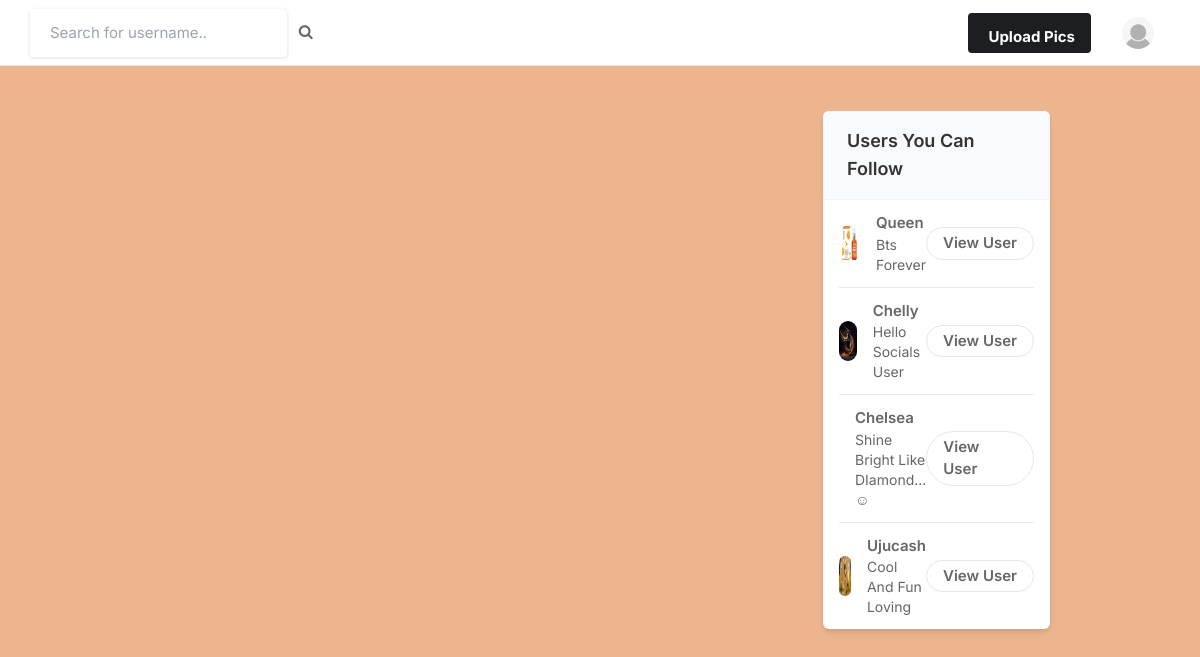
Screenshot of / (signed in) with the database file from the repository.
### apps/models.py (models this page shows, shortened)
class Profile(models.Model):
    user = models.ForeignKey(User, on_delete=models.CASCADE)
    id_user = models.IntegerField()
    bio = models.TextField(blank=True)
    profileimg = models.ImageField(upload_to='profile_images', default='default.png')
    location = models.CharField(max_length=100, blank=True)

### apps/views.py (the view)
# urls.py: path('', views.index, name='index'),
@login_required(login_url='signin')
def index(request):
  try:
    user_object = User.objects.get(username=request.user.username)
    user_profile = Profile.objects.get(user=user_object)
    user_following_list = []
    feed = []
    user_following = FollowersCount.objects.filter(follower=request.user.username)
    for users in user_following:
        user_following_list.append(users.user)
    for usernames in user_following_list:
        feed_lists = Post.objects.filter(user=usernames)
        feed.append(feed_lists)
    feed_list = list(chain(*feed))
    all_users = User.objects.all()
    user_following_all = []
    for user in user_following:
        user_list = User.objects.get(username=user.user)
        user_following_all.append(user_list)
    new_suggestions_list = [x for x in list(all_users) if (x not in list(user_following_all))]
    current_user = User.objects.filter(username=request.user.username)
    final_suggestions_list = [x for x in list(new_suggestions_list) if ( x not in list(current_user))]
    random.shuffle(final_suggestions_list)
    username_profile = []
    username_profile_list = []
    for users in final_suggestions_list:
        username_profile.append(users.id)
    for ids in username_profile:
        profile_lists = Profile.objects.filter(id_user=ids)
        username_profile_list.append(profile_lists)
    suggestions_username_profile_list = list(chain(*username_profile_list))
    return render(request, 'index.html', {'user_profile': user_profile, 'posts':feed_list, 'suggestions_username_profile_list': suggestions_username_profile_list[:4]})
  except:
   Profile.DoesNotExist

### templates/index.html (shortened to what this page needs)
{% load static %}
<!DOCTYPE html>
<html lang="en">
<head>
    <link rel="stylesheet" href="{% static 'assets/css/icons.css' %}">
    <link rel="stylesheet" href="{% static 'assets/css/uikit.css' %}">
    <link rel="stylesheet" href="{% static 'assets/css/style.css' %}">
    <link rel="stylesheet" href="{% static 'assets/css/tailwind.css' %}">
    <link rel="stylesheet" href="https://cdnjs.cloudflare.com/ajax/libs/font-awesome/4.7.0/css/font-awesome.min.css">
</head>
<body>
            <header>
                <div class="header_inner">
                    <form action="/search" method="POST">
                    <div class="left-side">
                            <input type="text" name="username" placeholder="Search for username..">&nbsp; &nbsp;
                            <button type="submit"><i class="fa fa-search fa-1x"></i></button>
                    </div>
                    </form>
                    <div class="right-side lg:pr-4">
                        <a href="#"
                            class="bg-pink-500 flex font-bold hidden hover:bg-pink-600 hover:text-white inline-block items-center lg:block max-h-10 mr-4 px-4 py-2 rounded shado text-white">
                              Upload Pics
                        </a>
                        <a href="#">
                            <img src="{{user_profile.profileimg.url}}" class="header-avatar" alt="">
                        </a>
                    </div>
                </div>
            </header>
            <div class="container m-auto">
                <div class="lg:flex justify-center lg:space-x-10 lg:space-y-0 space-y-5">
                    <div class="space-y-5 flex-shrink-0 lg:w-7/12">
                    </div>
                    <div class="lg:w-5/12">
                        <div class="bg-white  shadow-md rounded-md overflow-hidden">
                            <div class="bg-gray-50  border-b border-gray-100 flex items-baseline justify-between py-4 px-6 ">
                                <h2 class="font-semibold text-lg">Users You Can Follow</h2>
                            </div>
                            <div class="divide-gray-300 divide-gray-50 divide-opacity-50 divide-y px-4 ">
                                {% for suggestion in suggestions_username_profile_list %}
                                <div class="flex items-center justify-between py-3">
                                    <div class="flex flex-1 items-center space-x-4">
                                        <a href="/profile/{{suggestion.user}}">
                                            <img src="{{suggestion.profileimg.url}}" class="bg-gray-200 rounded-full w-10 h-10">
                                        </a>
                                        <div class="flex flex-col">
                                            <span class="block capitalize font-semibold"> {{suggestion.user}} </span>
                                            <span class="block capitalize text-sm"> {{suggestion.bio}} </span>
                                        </div>
                                    </div>
                                    <a href="/profile/{{suggestion.user}}" class="border border-gray-200 font-semibold px-4 py-1 rounded-full hover:bg-pink-600 hover:text-white hover:border-pink-600 "> View User </a>
                                </div>
                                {% endfor %}
                            </div>
                        </div>
                    </div>
                </div>
            </div>
</body>
</html>

### static/assets/css/style.css (style rules this page uses)
body { background-color: #ecb58e !important; }
button { vertical-align: middle; }
input { height: 48px; line-height: 48px; padding: 0 20px; outline: none; font-size: 15px; color: #808080; max-width: 100%; width: 100%; -webkit-box-sizing: border-box; box-sizing: border-box; display: block; font-weight: 400; opacity: 1; border-radius: 4px; border: none; -webkit-box-shadow: 0 1px 4px 0px rgba(0, 0, 0, 0.12); box-shadow: 0 1px 4px 0px rgba(0, 0, 0, 0.12); }
input[type="text"], input[type="password"], input[type="email"], input[type="number"] { height: 48px; line-height: 48px; padding: 0 20px; outline: none; font-size: 15px; color: #808080; max-width: 100%; width: 100%; -webkit-box-sizing: border-box; box-sizing: border-box; display: block; font-weight: 400; opacity: 1; border-radius: 4px; border: none; -webkit-box-shadow: 0 1px 4px 0px rgba(0, 0, 0, 0.12); box-shadow: 0 1px 4px 0px rgba(0, 0, 0, 0.12); }
input { -webkit-transition: all 0.1s ease-in-out; transition: all 0.1s ease-in-out; }
::placeholder { color: #808080; opacity: 1; }
button { border: none; margin: 0; padding: 0; width: auto; overflow: visible; background: transparent; color: inherit; font: inherit; line-height: normal; cursor: pointer; }
a { color: #be185d; -webkit-transition: 0.3s; transition: 0.3s; outline: none !important; }
button { outline: none !important; }
img { max-width: 100%; }
body { color: #666; font-size: 15px; line-height: 27px; background-color: #f0f2f5; font-family: "Inter", sans-serif; text-transform: none; }
h1, h2, h3, h4, h5, h6 { font-family: "Inter", sans-serif; text-transform: none; }
input[type="text"], input[type="password"], input[type="email"] { font-family: "Inter", sans-serif; text-transform: none; }
button, body .pac-container { font-family: "Inter", sans-serif; text-transform: none; }
h1, h2, h3, h4, h5, h6 { color: #333; font-weight: 500; margin: 0; padding: 0; }
h2 { font-size: 26px; }
@media (min-width: 1024px) { .container { max-width: 900px !important; padding-top: 45px; } }
header { background-color: #fff; left: 0; right: 0; top: 0; z-index: 99; height: 66px; display: -webkit-box; display: -ms-flexbox; display: flex; -webkit-box-align: center; -ms-flex-align: center; align-items: center; border-bottom: 1px solid #e5e7eb; }
header .header_inner { display: -webkit-box; display: -ms-flexbox; display: flex; -webkit-box-align: center; -ms-flex-align: center; align-items: center; max-width: 1090px; margin: auto; width: 100%; max-width: 100% !important; padding: 0 30px; }
header .header_inner .left-side { display: -webkit-box; display: -ms-flexbox; display: flex; -webkit-box-align: center; -ms-flex-align: center; align-items: center; }
header .header_inner .right-side { display: -webkit-box; display: -ms-flexbox; display: flex; -webkit-box-align: center; -ms-flex-align: center; align-items: center; -webkit-box-pack: end; -ms-flex-pack: end; justify-content: flex-end; margin-left: auto; }
header .header_inner .right-side .header-avatar { width: 32px; height: 32px; border-radius: 100%; margin-left: 15px; }

### rows the page displays
Profile: profileimg (placeholder picture)
Profile: profileimg (picture), user "Queen", bio "Bts Forever"
Profile: profileimg (picture), user "Chelly", bio "Hello Socials User"
Profile: user "Chelsea", bio "Shine Bright Like DIamond...☺"
Profile: profileimg (picture), user "Ujucash", bio "Cool And Fun Loving"
